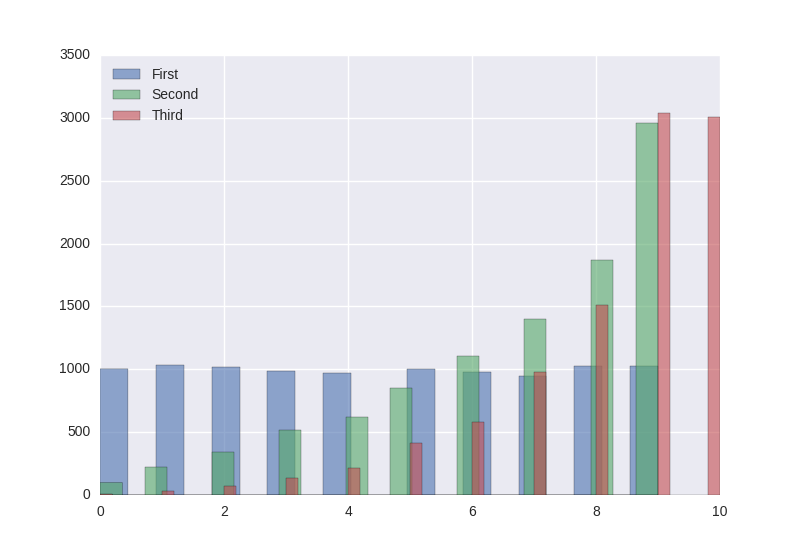

Write the Python code that produced this figure.
import random as rd
import matplotlib.pyplot as plt
import seaborn as sns; sns.set()
from collections import defaultdict

n = 10

picks = defaultdict(list)
for i in range(10000):
        
        picks['First'].append(rd.randrange(n))
        picks['Second'].append(
                rd.randrange(picks['First'][-1], n))
        picks['Third'].append(
                rd.randrange(picks['Second'][-1], n+1))


order = ['First', 'Second', 'Third']
for label in order:

        sns.distplot(picks[label], kde=False, label=label, hist_kws={'alpha':0.6})

plt.legend(loc='best')

plt.show()
